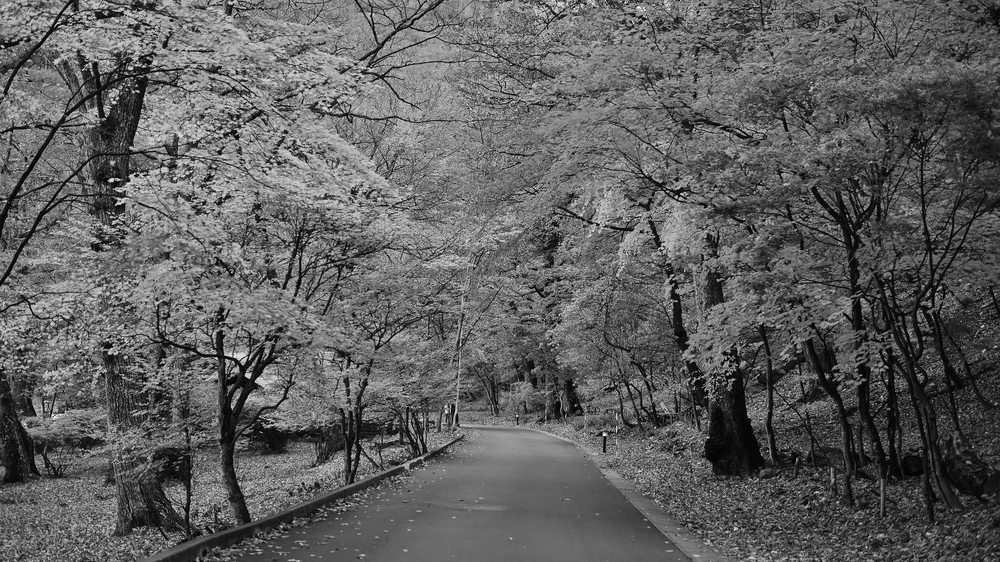
%> input picture ImageProcessing/computer_vision_HW/HW1/Q_4/Stego_image.png, 1000 x 562 px, shrunk from 1920 x 1080 before the run
$ octave 4_2_and_3_Decode.m   (GNU Octave 9; MATLAB toolbox functions it lacks are replaced by stand-ins)
%> lines starting %> are read from the running program, lines starting %| are printed output that depends on the picture
clc , clear , close all;

load key
rng(key);

stegoimage = imread("Stego_image.png");
%> stegoimage is the input picture: size 562x1000 uint8; min 0, max 255, mean 95.1

decodeimage(stegoimage, key);
% [1 line not run here, left out]
function decodeimage(stegoimage, key)

    bit_1 = bitget(stegoimage , 1);
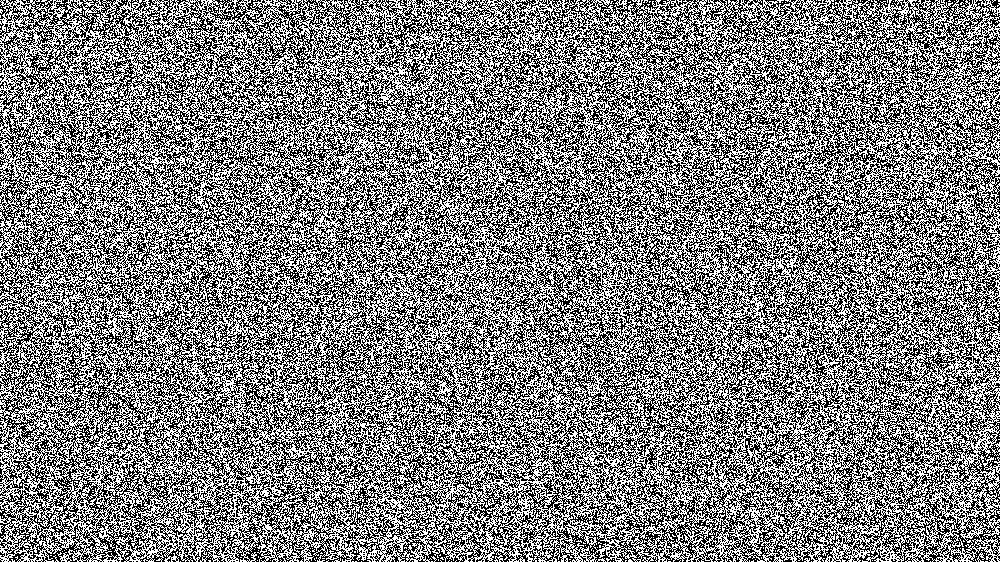
%> bit_1: size 562x1000 logical; 50% white; black in thin lines or dots
    bit_1 = bit_1(:);
%> bit_1 = 562000 logical values, 281019 true

    Random_Pattern = zeros(1,numel(stegoimage(:)));
    Random_Pattern(1:end) = round(rand(1,numel(stegoimage(:))));

    Random_pat_size = Random_Pattern(:);
    rsize = Random_pat_size(1:16);
%> rsize = [1; 1; 0; 0; 1; 0; 1; 0; 0; 1; 1; 1; 0; 1; 1; 0]
%> (the run ends here)
